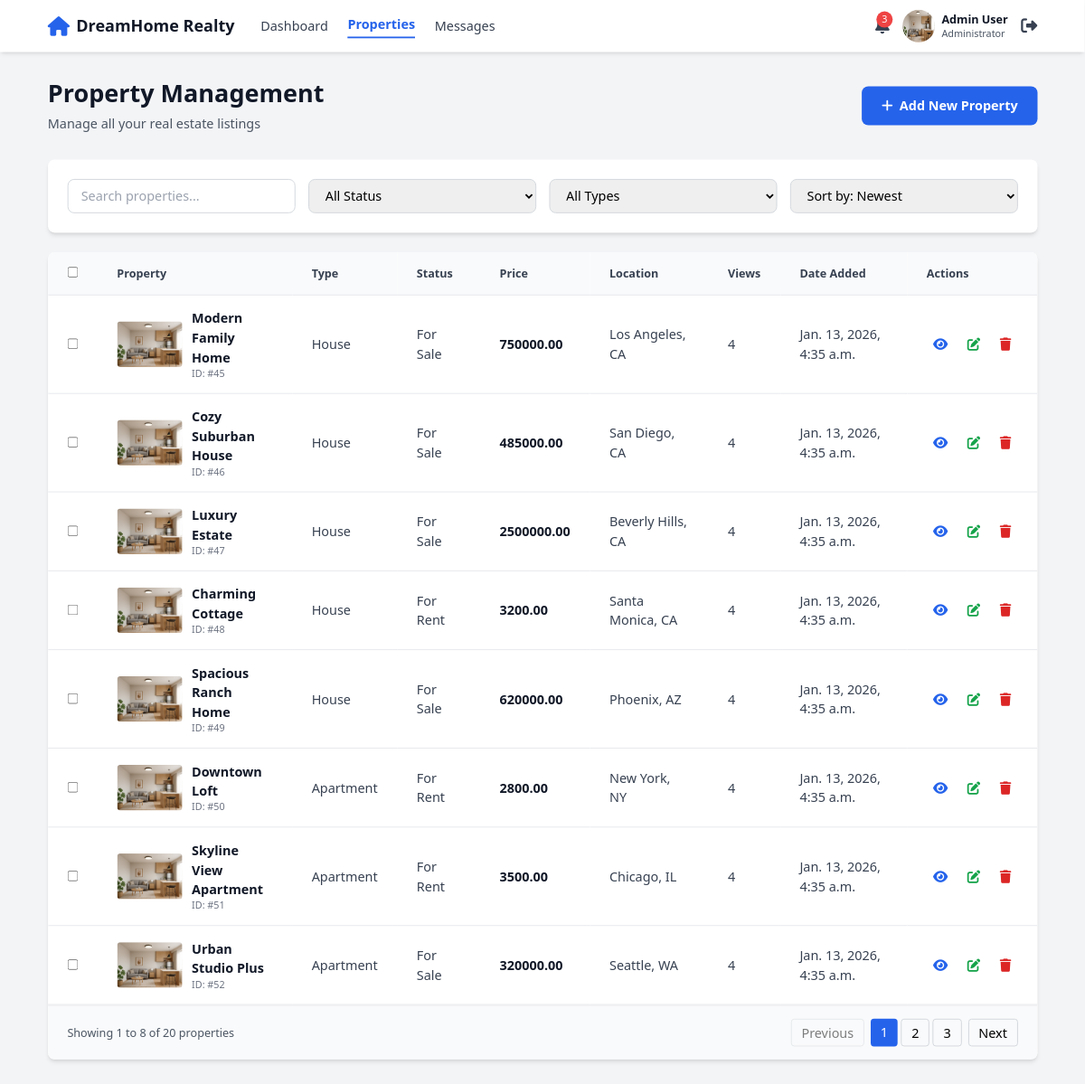
Page /api/property_admin_page/ on the earlier database version.
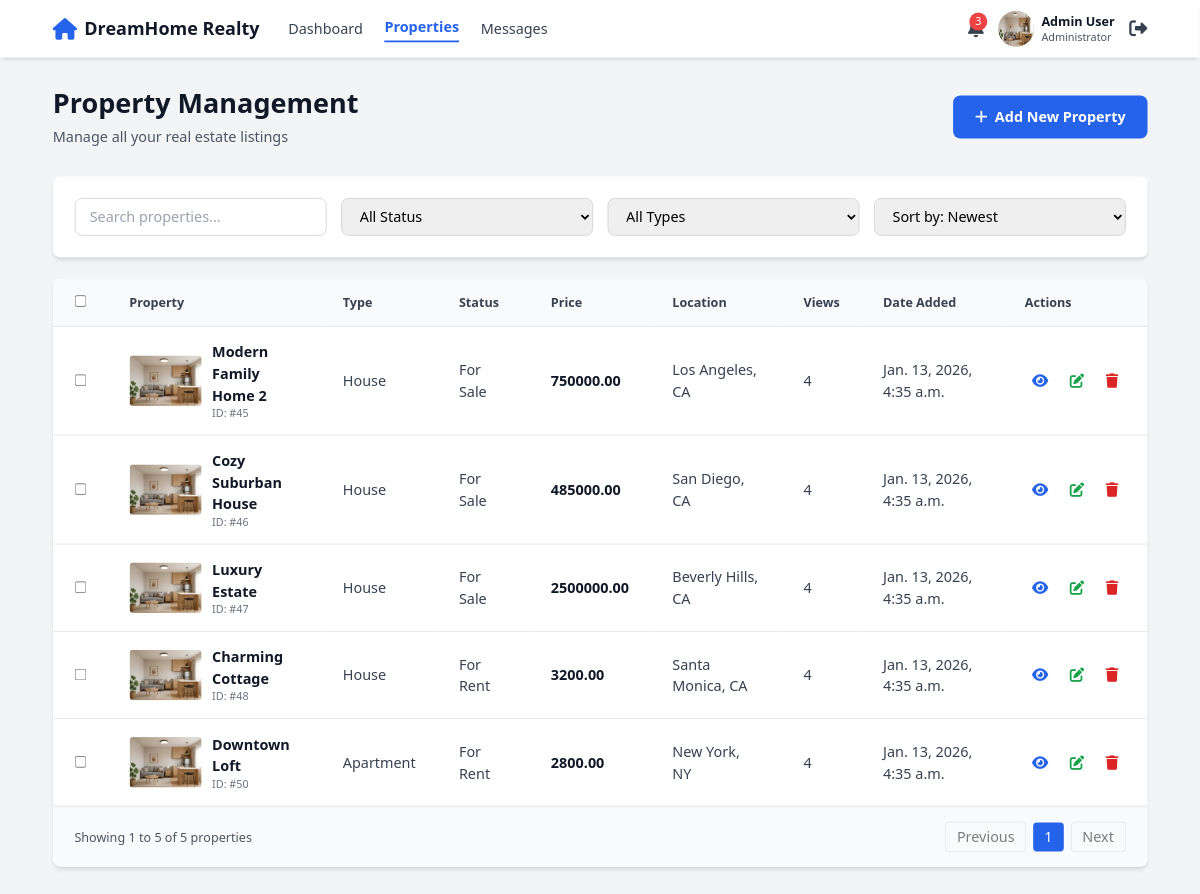
Same page on the later database version.
### agent_page/models.py (models this page shows, shortened)
class Property(models.Model):
    STATUS_CHOICES = [
        ('For Sale', 'For Sale'),
        ('For Rent', 'For Rent'),
        ('Sold', 'Sold'),
        ('Pending', 'Pending')
    ]
    TYPE_CHOICES = [
        ('House', 'House'),
        ('Apartment', 'Apartment'),
        ('Villa', 'Villa'),
        ('Condo', 'Condo'),
        ('Townhouse', 'Townhouse'),
        ('Penthouse', 'Penthouse'),
    ]
    is_active = models.BooleanField(default=False)
    title = models.CharField(max_length=200)
    description = models.TextField()
    property_type = models.CharField(max_length=100,choices=TYPE_CHOICES)
    status = models.CharField(max_length=100, choices=STATUS_CHOICES)
    price = models.DecimalField(max_digits=12,decimal_places=2)
    price_per_sqft = models.DecimalField(max_digits=10, decimal_places=2, blank=True, null=True)
    bedrooms = models.PositiveIntegerField()
    bathrooms = models.PositiveIntegerField()
    square_feet = models.PositiveIntegerField()
    year_built = models.DateField()
    address = models.CharField(max_length=200)
    city = models.CharField(max_length=100)
    state = models.CharField(max_length=100)
    zip_code = models.CharField(max_length=20)
    main_image = models.ImageField(upload_to='property_images/main_image/')
    image_2 = models.ImageField(upload_to='property_images/image_2/')
    image_3 = models.ImageField(upload_to='property_images/image_3/')
    created_at = models.DateTimeField(auto_now_add=True)
    updated_at = models.DateTimeField(auto_now=True)
    agent = models.ForeignKey('Agent', on_delete=models.SET_NULL, null=True, related_name='properties')
    map_image = models.ImageField(upload_to='property_images/map_image/', blank=True, null=True)
    class Meta:
        verbose_name_plural = 'Properties'

### agent_page/views.py (the view)
# urls.py: path('property_admin_page/',views.property_admin_page,name='property_admin_page'),
def property_admin_page(request):
    properties = Property.objects.filter(is_active=True).annotate(
    view_count =Count('views'))
    status = request.GET.get('status')
    property_type = request.GET.get('property_type')
    if status and status != 'All Status':
        properties = properties.filter(status=status)
    if property_type and property_type != 'All Types':
        properties = properties.filter(property_type=property_type)
    paginator = Paginator(properties,8)
    page_number = request.GET.get('page')
    page_obj = paginator.get_page(page_number)
    return render(request,'admin/properties.html',{'page_obj':page_obj})

### templates/admin/properties.html (shortened to what the changed rows need)
<!DOCTYPE html>
<html lang="en">
<head>
  <script src="https://cdn.tailwindcss.com"></script>
  <link rel="stylesheet" href="https://cdnjs.cloudflare.com/ajax/libs/font-awesome/6.4.0/css/all.min.css">
</head>
<body class="bg-gray-100">
  <div class="max-w-7xl mx-auto px-4 sm:px-6 lg:px-8 py-8">
    <div class="flex justify-between items-center mb-8">
      <div>
        <h1 class="text-3xl font-bold text-gray-900 mb-2">Property Management</h1>
      </div>
    </div>
    <div class="bg-white rounded-lg shadow-md overflow-hidden">
      <div class="overflow-x-auto">
        <table class="w-full">
          <thead class="bg-gray-50 border-b">
            <tr>
              <th class="text-left py-4 px-6 text-sm font-semibold text-gray-700">
                <input type="checkbox" class="rounded">
              </th>
              <th class="text-left py-4 px-6 text-sm font-semibold text-gray-700">Property</th>
              <th class="text-left py-4 px-6 text-sm font-semibold text-gray-700">Type</th>
              <th class="text-left py-4 px-6 text-sm font-semibold text-gray-700">Status</th>
              <th class="text-left py-4 px-6 text-sm font-semibold text-gray-700">Price</th>
              <th class="text-left py-4 px-6 text-sm font-semibold text-gray-700">Location</th>
              <th class="text-left py-4 px-6 text-sm font-semibold text-gray-700">Views</th>
              <th class="text-left py-4 px-6 text-sm font-semibold text-gray-700">Date Added</th>
              <th class="text-left py-4 px-6 text-sm font-semibold text-gray-700">Actions</th>
            </tr>
          </thead>
          <tbody id="propertiesTable">
            {% for property in page_obj %}
            <tr class="border-b hover:bg-gray-50">
              <td class="py-4 px-6">
                <input type="checkbox" class="rounded">
              </td>
              <td class="py-4 px-6">
                <div class="flex items-center gap-3">
                  <img src="	http://127.0.0.1:8000/media/property_images/main_image/studio_main2.png" alt="Property"
                    class="w-20 h-14 object-cover rounded">
                  <div>
                    <p class="font-semibold text-gray-900">{{property.title}}</p>
                    <p class="text-xs text-gray-500">ID: #{{property.id}}</p>
                  </div>
                </div>
              </td>
              <td class="py-4 px-6 text-gray-700">{{property.property_type}}</td>
              <td class="py-4 px-6 text-gray-700">{{property.status}}</td>
              <td class="py-4 px-6 font-semibold text-gray-900">{{property.price}}</td>
              <td class="py-4 px-6 text-gray-700">{{property.city}}, {{property.state}}</td>
              <td class="py-4 px-6 text-gray-700">4</td>
              <td class="py-4 px-6 text-gray-700">{{property.created_at}}</td>
              <td class="py-4 px-6">
                <div class="flex gap-2">
                  <a class="text-blue-600 hover:text-blue-700 p-2" title="View"
                    href="http://127.0.0.1:8000/property/{{property.id}}">
                    <i class="fas fa-eye"></i>
                  </a>
                  <button onclick="editProperty(1)" class="text-green-600 hover:text-green-700 p-2" title="Edit">
                    <i class="fas fa-edit"></i>
                  </button>
                  <button onclick="deleteProperty(1)" class="text-red-600 hover:text-red-700 p-2" title="Delete">
                    <i class="fas fa-trash"></i>
                  </button>
                </div>
              </td>
            </tr>
            {% endfor %}
          </tbody>
        </table>
      </div>
      <div class="flex justify-between items-center px-6 py-4 border-t bg-gray-50">
        <p class="text-sm text-gray-600">
          Showing {{ page_obj.start_index }} to {{ page_obj.end_index }} of {{ page_obj.paginator.count }} properties
        </p>
        <div class="flex gap-2 items-center">
          {% if page_obj.has_previous %}
          <a href="?page={{ page_obj.previous_page_number }}"
            class="px-3 py-1 border border-gray-300 rounded hover:bg-gray-100">
            Previous
          </a>
          {% else %}
          <button class="px-3 py-1 border border-gray-300 rounded opacity-50 cursor-not-allowed" disabled>
            Previous
          </button>
          {% endif %}
          <span class="step-links flex gap-1">
            {% for num in page_obj.paginator.page_range %}
            {% if num == page_obj.number %}
            <span class="px-3 py-1 bg-blue-600 text-white rounded">{{ num }}</span>
            {% else %}
            <a href="?page={{ num }}" class="px-3 py-1 border border-gray-300 rounded hover:bg-gray-100">{{ num }}</a>
            {% endif %}
            {% endfor %}
          </span>
          {% if page_obj.has_next %}
          <a href="?page={{ page_obj.next_page_number }}"
            class="px-3 py-1 border border-gray-300 rounded hover:bg-gray-100">
            Next
          </a>
          {% else %}
          <button class="px-3 py-1 border border-gray-300 rounded opacity-50 cursor-not-allowed" disabled>
            Next
          </button>
          {% endif %}
        </div>
      </div>
    </div>
  </div>
</body>
</html>

Differences in the rows shown:
no longer on this page (row edited): Property: title "Spacious Ranch Home", id "49", property_type "House", status "For Sale", price "620000.00", city "Phoenix", state "AZ", created_at "Jan. 13, 2026, 4:35 a.m."
no longer on this page (row edited): Property: title "Skyline View Apartment", id "51", property_type "Apartment", status "For Rent", price "3500.00", city "Chicago", state "IL", created_at "Jan. 13, 2026, 4:35 a.m."
no longer on this page (row edited): Property: title "Urban Studio Plus", id "52", property_type "Apartment", status "For Sale", price "320000.00", city "Seattle", state "WA", created_at "Jan. 13, 2026, 4:35 a.m."
changed Property "Los Angeles": title "Modern Family Home" → "Modern Family Home 2"
Other differences:
{{ page_obj.end_index }}: "8" → "5"
{{ page_obj.paginator.count }}: "20" → "5"
list line gone: "2"
list line gone: "3"
